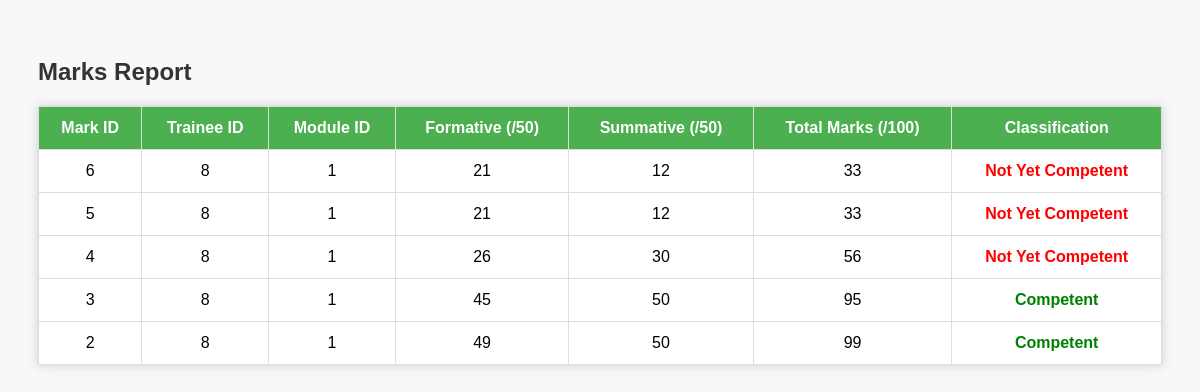
The app's page /marks_report.php with its own data.
### tables this page shows
CREATE TABLE `marks` (
  `Mark_Id` int(11) NOT NULL,
  `Trainee_Id` int(11) DEFAULT NULL,
  `Module_Id` int(11) DEFAULT NULL,
  `Formative_Assessment` int(11) DEFAULT NULL CHECK (`Formative_Assessment` between 0 and 50),
  `Summative_Assessment` int(11) DEFAULT NULL CHECK (`Summative_Assessment` between 0 and 50),
  `Total_Marks` int(11) GENERATED ALWAYS AS (`Formative_Assessment` + `Summative_Assessment`) STORED CHECK (`Total_Marks` <= 100)
);

### marks_report.php (the view, shortened to what this page needs)
<?php
$con = new mysqli("localhost", "root", "", "gikonko_tsss");
$sql = "SELECT
            m.Mark_Id,
            m.Trainee_Id,
            m.Module_Id,
            modules.Module_Name,
            m.Formative_Assessment,
            m.Summative_Assessment,
            m.Total_Marks,
            CASE
                WHEN m.Total_Marks >= 70 THEN 'Competent'
                ELSE 'Not Yet Competent'
            END AS Classification
        FROM Marks m
        JOIN Trainees t ON m.Trainee_Id = t.Trainee_Id
        JOIN Modules modules ON m.Module_Id = modules.Module_Id
        ORDER BY m.Mark_Id DESC";
$result = $con->query($sql);
?>
<!DOCTYPE html>
<html>
<head>
</head>
<body>
<h2>Marks Report</h2>
<table>
    <thead>
        <tr>
            <th>Mark ID</th>
            <th>Trainee ID</th>
            <th>Module ID</th>
            <th>Formative (/50)</th>
            <th>Summative (/50)</th>
            <th>Total Marks (/100)</th>
            <th>Classification</th>
        </tr>
    </thead>
    <tbody>
        <?php if ($result && $result->num_rows > 0): ?>
            <?php while ($row = $result->fetch_assoc()): ?>
                <tr>
                    <td><?= $row['Mark_Id'] ?></td>
                    <td><?= $row['Trainee_Id'] ?></td>
                    <td><?= $row['Module_Id'] ?></td>
                    <td><?= $row['Formative_Assessment'] ?></td>
                    <td><?= $row['Summative_Assessment'] ?></td>
                    <td><?= $row['Total_Marks'] ?></td>
                    <td class="<?= $row['Classification'] === 'Competent' ? 'competent' : 'nyc' ?>">
                        <?= $row['Classification'] ?>
                    </td>
                </tr>
            <?php endwhile; ?>
        <?php else: ?>
            <tr><td colspan="9">No marks available.</td></tr>
        <?php endif; ?>
    </tbody>
</table>
</body>
</html>

### marks_report.php (style rules this page uses)
body { font-family: Arial, sans-serif; background: #f8f8f8; padding: 30px; }
table { width: 100%; border-collapse: collapse; background: white; box-shadow: 0px 0px 10px #ccc; }
th, td { padding: 12px; border: 1px solid #ddd; text-align: center; }
th { background-color: #4CAF50; color: white; }
.competent { color: green; font-weight: bold; }
.nyc { color: red; font-weight: bold; }
h2 { color: #333; }

### records on screen
marks: Mark_Id "6", Trainee_Id "8", Module_Id "1", Formative_Assessment "21", Summative_Assessment "12", Total_Marks "33", Classification "Not Yet Competent"
marks: Mark_Id "5", Trainee_Id "8", Module_Id "1", Formative_Assessment "21", Summative_Assessment "12", Total_Marks "33", Classification "Not Yet Competent"
marks: Mark_Id "4", Trainee_Id "8", Module_Id "1", Formative_Assessment "26", Summative_Assessment "30", Total_Marks "56", Classification "Not Yet Competent"
marks: Mark_Id "3", Trainee_Id "8", Module_Id "1", Formative_Assessment "45", Summative_Assessment "50", Total_Marks "95", Classification "Competent"
marks: Mark_Id "2", Trainee_Id "8", Module_Id "1", Formative_Assessment "49", Summative_Assessment "50", Total_Marks "99", Classification "Competent"
